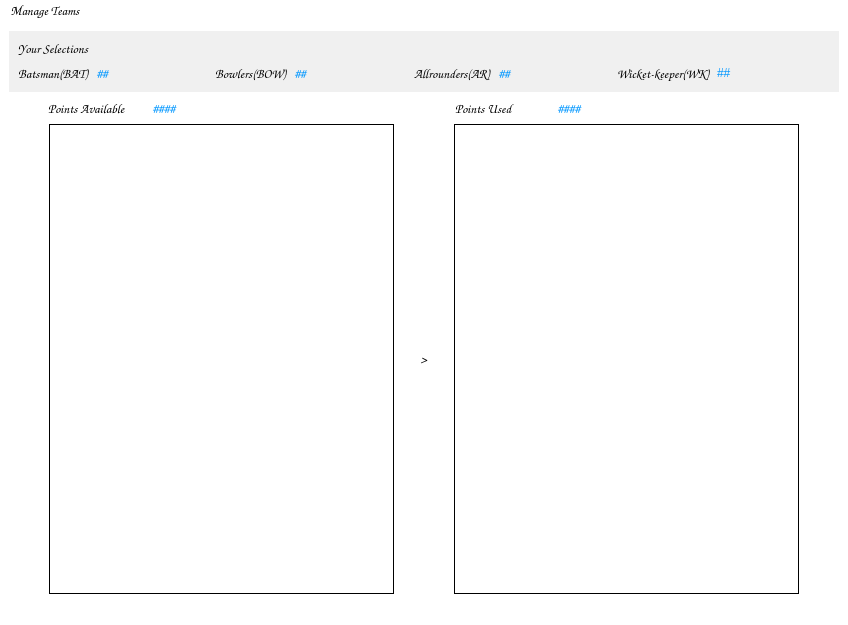
<?xml version="1.0" encoding="UTF-8"?>
<ui version="4.0">
 <class>MainWindow</class>
 <widget class="QMainWindow" name="MainWindow">
  <property name="geometry">
   <rect>
    <x>0</x>
    <y>0</y>
    <width>848</width>
    <height>625</height>
   </rect>
  </property>
  <property name="minimumSize">
   <size>
    <width>848</width>
    <height>625</height>
   </size>
  </property>
  <property name="windowTitle">
   <string>MainWindow</string>
  </property>
  <property name="styleSheet">
   <string notr="true">background-color: rgb(255, 255, 255);</string>
  </property>
  <widget class="QWidget" name="centralwidget">
   <layout class="QVBoxLayout" name="verticalLayout">
    <item>
     <widget class="QWidget" name="v1" native="true">
      <property name="minimumSize">
       <size>
        <width>768</width>
        <height>0</height>
       </size>
      </property>
      <property name="styleSheet">
       <string notr="true">background-color: rgb(240, 240, 240);</string>
      </property>
      <layout class="QVBoxLayout" name="vl1">
       <item>
        <widget class="QLabel" name="Selections">
         <property name="font">
          <font>
           <family>Comic Sans MS</family>
           <pointsize>10</pointsize>
          </font>
         </property>
         <property name="text">
          <string>Your Selections</string>
         </property>
        </widget>
       </item>
       <item>
        <layout class="QHBoxLayout" name="h1">
         <item>
          <widget class="QLabel" name="AvailableBatsman">
           <property name="font">
            <font>
             <family>Comic Sans MS</family>
             <pointsize>10</pointsize>
             <weight>75</weight>
             <bold>true</bold>
            </font>
           </property>
           <property name="text">
            <string>Batsman(BAT)</string>
           </property>
          </widget>
         </item>
         <item>
          <widget class="QLabel" name="NOfBatsmanUsed">
           <property name="font">
            <font>
             <family>Comic Sans MS</family>
             <pointsize>10</pointsize>
             <weight>50</weight>
             <italic>false</italic>
             <bold>false</bold>
            </font>
           </property>
           <property name="styleSheet">
            <string notr="true">color: rgb(0,150,255);
font: 10pt &quot;Comic Sans MS&quot;;
</string>
           </property>
           <property name="text">
            <string>##</string>
           </property>
          </widget>
         </item>
         <item>
          <spacer name="hs1">
           <property name="orientation">
            <enum>Qt::Horizontal</enum>
           </property>
           <property name="sizeHint" stdset="0">
            <size>
             <width>40</width>
             <height>20</height>
            </size>
           </property>
          </spacer>
         </item>
         <item>
          <widget class="QLabel" name="AvailableBowlers">
           <property name="font">
            <font>
             <family>Comic Sans MS</family>
             <pointsize>10</pointsize>
             <weight>75</weight>
             <bold>true</bold>
            </font>
           </property>
           <property name="text">
            <string>Bowlers(BOW)</string>
           </property>
          </widget>
         </item>
         <item>
          <widget class="QLabel" name="NOfBowlersUsed">
           <property name="font">
            <font>
             <family>Comic Sans MS</family>
             <pointsize>10</pointsize>
             <weight>9</weight>
             <italic>false</italic>
             <bold>false</bold>
            </font>
           </property>
           <property name="styleSheet">
            <string notr="true">color: rgb(0,150,255);
font: 75 10pt &quot;Comic Sans MS&quot;;</string>
           </property>
           <property name="text">
            <string>##</string>
           </property>
          </widget>
         </item>
         <item>
          <spacer name="hs2">
           <property name="orientation">
            <enum>Qt::Horizontal</enum>
           </property>
           <property name="sizeHint" stdset="0">
            <size>
             <width>40</width>
             <height>20</height>
            </size>
           </property>
          </spacer>
         </item>
         <item>
          <widget class="QLabel" name="AvailableAllRounders">
           <property name="font">
            <font>
             <family>Comic Sans MS</family>
             <pointsize>10</pointsize>
             <weight>75</weight>
             <bold>true</bold>
            </font>
           </property>
           <property name="text">
            <string>Allrounders(AR)</string>
           </property>
          </widget>
         </item>
         <item>
          <widget class="QLabel" name="NOfARUsed">
           <property name="font">
            <font>
             <family>Comic Sans MS</family>
             <pointsize>10</pointsize>
             <weight>9</weight>
             <italic>false</italic>
             <bold>false</bold>
            </font>
           </property>
           <property name="styleSheet">
            <string notr="true">color: rgb(0,150,255);
font: 75 10pt &quot;Comic Sans MS&quot;;</string>
           </property>
           <property name="text">
            <string>##</string>
           </property>
          </widget>
         </item>
         <item>
          <spacer name="hs3">
           <property name="orientation">
            <enum>Qt::Horizontal</enum>
           </property>
           <property name="sizeHint" stdset="0">
            <size>
             <width>40</width>
             <height>20</height>
            </size>
           </property>
          </spacer>
         </item>
         <item>
          <widget class="QLabel" name="AvailableWK">
           <property name="font">
            <font>
             <family>Comic Sans MS</family>
             <pointsize>10</pointsize>
             <weight>75</weight>
             <bold>true</bold>
            </font>
           </property>
           <property name="text">
            <string>Wicket-keeper(WK)</string>
           </property>
          </widget>
         </item>
         <item>
          <widget class="QLabel" name="NOfWKUsed">
           <property name="styleSheet">
            <string notr="true">color: rgb(0,150,255);
font: 75 10pt &quot;Comic Sans MS&quot;;</string>
           </property>
           <property name="text">
            <string>##</string>
           </property>
          </widget>
         </item>
         <item>
          <spacer name="hs4">
           <property name="orientation">
            <enum>Qt::Horizontal</enum>
           </property>
           <property name="sizeHint" stdset="0">
            <size>
             <width>40</width>
             <height>20</height>
            </size>
           </property>
          </spacer>
         </item>
        </layout>
       </item>
      </layout>
     </widget>
    </item>
    <item>
     <layout class="QVBoxLayout" name="v2">
      <item>
       <layout class="QHBoxLayout" name="h2">
        <item>
         <spacer name="hs5">
          <property name="orientation">
           <enum>Qt::Horizontal</enum>
          </property>
          <property name="sizeType">
           <enum>QSizePolicy::Fixed</enum>
          </property>
          <property name="sizeHint" stdset="0">
           <size>
            <width>39</width>
            <height>20</height>
           </size>
          </property>
         </spacer>
        </item>
        <item>
         <widget class="QLabel" name="PointsAvailable">
          <property name="font">
           <font>
            <family>Comic Sans MS</family>
            <pointsize>10</pointsize>
            <weight>75</weight>
            <bold>true</bold>
           </font>
          </property>
          <property name="text">
           <string>Points Available</string>
          </property>
         </widget>
        </item>
        <item>
         <spacer name="horizontalSpacer_2">
          <property name="orientation">
           <enum>Qt::Horizontal</enum>
          </property>
          <property name="sizeType">
           <enum>QSizePolicy::Fixed</enum>
          </property>
          <property name="sizeHint" stdset="0">
           <size>
            <width>1</width>
            <height>20</height>
           </size>
          </property>
         </spacer>
        </item>
        <item>
         <widget class="QLabel" name="NOfPoints">
          <property name="font">
           <font>
            <family>Comic Sans MS</family>
            <pointsize>10</pointsize>
            <weight>9</weight>
            <italic>false</italic>
            <bold>false</bold>
           </font>
          </property>
          <property name="styleSheet">
           <string notr="true">color: rgb(0,150,255);
font: 75 10pt &quot;Comic Sans MS&quot;;</string>
          </property>
          <property name="text">
           <string>####</string>
          </property>
         </widget>
        </item>
        <item>
         <spacer name="hs6">
          <property name="orientation">
           <enum>Qt::Horizontal</enum>
          </property>
          <property name="sizeType">
           <enum>QSizePolicy::Fixed</enum>
          </property>
          <property name="sizeHint" stdset="0">
           <size>
            <width>200</width>
            <height>10</height>
           </size>
          </property>
         </spacer>
        </item>
        <item>
         <widget class="QLabel" name="PointsUsed">
          <property name="font">
           <font>
            <family>Comic Sans MS</family>
            <pointsize>10</pointsize>
            <weight>75</weight>
            <bold>true</bold>
           </font>
          </property>
          <property name="text">
           <string>Points Used</string>
          </property>
         </widget>
        </item>
        <item>
         <widget class="QLabel" name="NOfPointsUsed">
          <property name="font">
           <font>
            <family>Comic Sans MS</family>
            <pointsize>10</pointsize>
            <weight>9</weight>
            <italic>false</italic>
            <bold>false</bold>
           </font>
          </property>
          <property name="styleSheet">
           <string notr="true">color: rgb(0,150,255);
font: 75 10pt &quot;Comic Sans MS&quot;;</string>
          </property>
          <property name="text">
           <string>####</string>
          </property>
         </widget>
        </item>
        <item>
         <spacer name="horizontalSpacer">
          <property name="orientation">
           <enum>Qt::Horizontal</enum>
          </property>
          <property name="sizeType">
           <enum>QSizePolicy::Fixed</enum>
          </property>
          <property name="sizeHint" stdset="0">
           <size>
            <width>15</width>
            <height>20</height>
           </size>
          </property>
         </spacer>
        </item>
        <item>
         <spacer name="hs7">
          <property name="orientation">
           <enum>Qt::Horizontal</enum>
          </property>
          <property name="sizeType">
           <enum>QSizePolicy::Fixed</enum>
          </property>
          <property name="sizeHint" stdset="0">
           <size>
            <width>170</width>
            <height>20</height>
           </size>
          </property>
         </spacer>
        </item>
       </layout>
      </item>
      <item>
       <layout class="QHBoxLayout" name="h3">
        <item>
         <spacer name="hs8">
          <property name="orientation">
           <enum>Qt::Horizontal</enum>
          </property>
          <property name="sizeType">
           <enum>QSizePolicy::Preferred</enum>
          </property>
          <property name="sizeHint" stdset="0">
           <size>
            <width>40</width>
            <height>20</height>
           </size>
          </property>
         </spacer>
        </item>
        <item>
         <widget class="QListWidget" name="AvailablePlayers">
          <property name="styleSheet">
           <string notr="true">font: 10pt &quot;Comic Sans MS&quot;;
background-color: rgb(255, 255, 255);
border:1px solid black;</string>
          </property>
         </widget>
        </item>
        <item>
         <spacer name="hs9">
          <property name="orientation">
           <enum>Qt::Horizontal</enum>
          </property>
          <property name="sizeType">
           <enum>QSizePolicy::Preferred</enum>
          </property>
          <property name="sizeHint" stdset="0">
           <size>
            <width>20</width>
            <height>20</height>
           </size>
          </property>
         </spacer>
        </item>
        <item>
         <widget class="QLabel" name="label">
          <property name="font">
           <font>
            <family>Comic Sans MS</family>
            <pointsize>10</pointsize>
            <weight>75</weight>
            <bold>true</bold>
           </font>
          </property>
          <property name="text">
           <string>&gt;</string>
          </property>
         </widget>
        </item>
        <item>
         <spacer name="hs10">
          <property name="orientation">
           <enum>Qt::Horizontal</enum>
          </property>
          <property name="sizeType">
           <enum>QSizePolicy::Preferred</enum>
          </property>
          <property name="sizeHint" stdset="0">
           <size>
            <width>20</width>
            <height>20</height>
           </size>
          </property>
         </spacer>
        </item>
        <item>
         <widget class="QListWidget" name="TeamPlayers">
          <property name="styleSheet">
           <string notr="true">font: 10pt &quot;Comic Sans MS&quot;;
background-color: rgb(255, 255, 255);
border:1px solid black;</string>
          </property>
         </widget>
        </item>
        <item>
         <spacer name="hs11">
          <property name="orientation">
           <enum>Qt::Horizontal</enum>
          </property>
          <property name="sizeType">
           <enum>QSizePolicy::Preferred</enum>
          </property>
          <property name="sizeHint" stdset="0">
           <size>
            <width>40</width>
            <height>20</height>
           </size>
          </property>
         </spacer>
        </item>
       </layout>
      </item>
     </layout>
    </item>
   </layout>
  </widget>
  <widget class="QMenuBar" name="menubar">
   <property name="geometry">
    <rect>
     <x>0</x>
     <y>0</y>
     <width>848</width>
     <height>25</height>
    </rect>
   </property>
   <property name="font">
    <font>
     <family>Comic Sans MS</family>
     <pointsize>10</pointsize>
    </font>
   </property>
   <property name="styleSheet">
    <string notr="true"/>
   </property>
   <widget class="QMenu" name="ManageTeams">
    <property name="font">
     <font>
      <family>Comic Sans MS</family>
      <pointsize>10</pointsize>
      <weight>50</weight>
      <italic>false</italic>
      <bold>false</bold>
     </font>
    </property>
    <property name="layoutDirection">
     <enum>Qt::LeftToRight</enum>
    </property>
    <property name="styleSheet">
     <string notr="true">font: 10pt &quot;Comic Sans MS&quot;;
background-color: rgb(200, 200, 200);
selection-background-color: rgb(0,150, 255);</string>
    </property>
    <property name="title">
     <string>Manage Teams</string>
    </property>
    <addaction name="NEWTeam"/>
    <addaction name="OPENTeam"/>
    <addaction name="SAVETeam"/>
    <addaction name="EVALUATETeam"/>
    <addaction name="separator"/>
   </widget>
   <addaction name="ManageTeams"/>
  </widget>
  <widget class="QStatusBar" name="statusbar"/>
  <action name="actionNEW_Team">
   <property name="text">
    <string>NEW Team</string>
   </property>
  </action>
  <action name="OPENTeam">
   <property name="text">
    <string>OPEN Team </string>
   </property>
  </action>
  <action name="EVALUATETeam">
   <property name="text">
    <string>EVALUATE Team</string>
   </property>
  </action>
  <action name="NEWTeam">
   <property name="text">
    <string>NEW Team</string>
   </property>
  </action>
  <action name="SAVETeam">
   <property name="text">
    <string>SAVE Team</string>
   </property>
  </action>
 </widget>
 <resources/>
 <connections/>
</ui>
